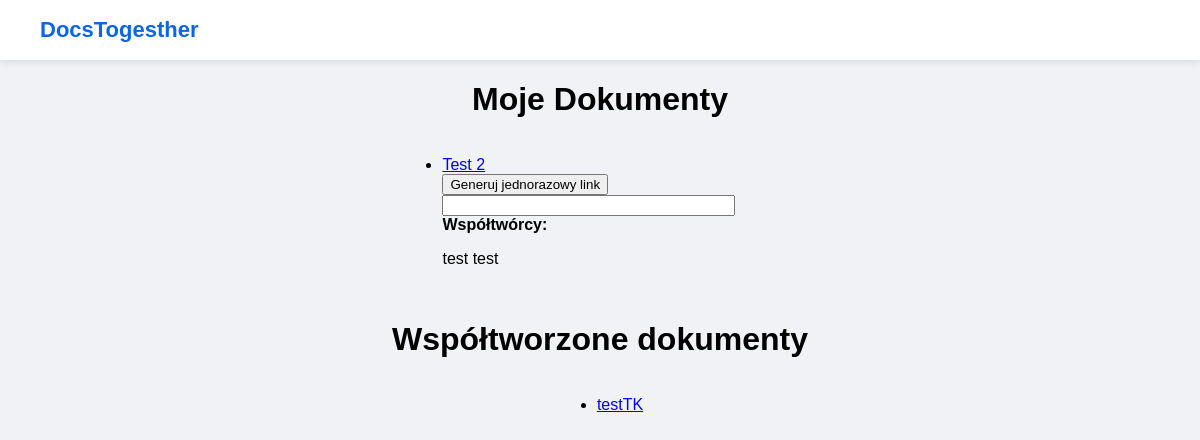
Screenshot of /documents/ (signed in) with the database file from the repository.
### documents/models.py (models this page shows, shortened)
class Document(models.Model):
    id = models.UUIDField(primary_key=True, default=uuid.uuid4)
    title = models.CharField(max_length=256)
    content = models.TextField()
    owner = models.ForeignKey(settings.AUTH_USER_MODEL, related_name='owned_documents', on_delete=models.CASCADE)
    collaborators = models.ManyToManyField(settings.AUTH_USER_MODEL, related_name='shared_documents')
    date_created = models.DateTimeField(default=timezone.now)
    date_edited = models.DateTimeField(default=timezone.now)
    summary_text = models.TextField(blank=True, null=True)
    summary_pending = models.BooleanField(default=False)
    summary_updated_at = models.DateTimeField(blank=True, null=True)

### accounts/models.py (models this page shows, shortened)
class User(AbstractBaseUser, PermissionsMixin):
    id = models.UUIDField(primary_key=True, default=uuid.uuid4)
    email_address = models.EmailField(unique=True)
    first_name = models.CharField(max_length=64)
    last_name = models.CharField(max_length=64)
    is_staff = models.BooleanField(default=False)
    is_active = models.BooleanField(default=True)
    date_joined = models.DateTimeField(default=timezone.now)
    USERNAME_FIELD = 'email_address'
    REQUIRED_FIELDS = []
    objects = UserManager()

### documents/views.py (the view)
# urls.py: path('', views.documents_view, name='documents'),
@login_required
def documents_view(request):
    owned_documents = Document.objects.filter(owner=request.user)
    shared_documents = Document.objects.filter(
        collaborators=request.user
    ).exclude(owner=request.user).distinct()
    return render(request, 'documents/documents.html', {'owned_documents': owned_documents,'shared_documents': shared_documents})

### templates/documents/documents.html (shortened to what this page needs)
{% extends "base.html" %}
{% load static %}
{% block content %}
<h1>Moje Dokumenty</h1>
<ul>
    {% for document in owned_documents %}
        <li>
            <a href="/documents/{{ document.id }}">{{ document.title }}</a><br>
            <button class="invite-btn" data-doc-id="{{ document.id }}">Generuj jednorazowy link</button>
            <input type="text" class="invite-link" readonly style="width: 80%;">
            <div>
                <strong>Współtwórcy:</strong>
                {% for user in document.collaborators.all %}
                    <p>{{ user.first_name }} {{ user.last_name }}</p>
                {% empty %}
                    brak współtwórców
                {% endfor %}
            </div>
        </li>
    {% endfor %}
</ul>
<h1>Współtworzone dokumenty</h1>
<ul>
    {% for document in shared_documents %}
        <li><a href="/documents/{{ document.id }}">{{ document.title }}</a></li>
    {% empty %}
        <li>Brak współtworzonych dokumentów.</li>
    {% endfor %}
</ul>
{% endblock %}

### static/css/base.css (style rules this page uses)
body { margin: 0; font-family: "Poppins", sans-serif; background-color: #f0f2f5; }

### rows the page displays
Document: title "Test 2"
User: first_name "test", last_name "test"
Document: title "testTK"
